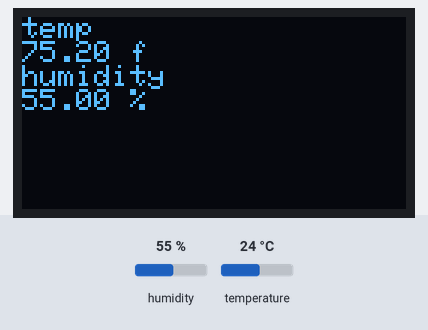
The sketch below on a simulated ESP8266 (Wemos D1 mini). On the bench: 128×64 one-colour display. The test bench sets the inputs (shaded band); at power-on: humidity 55 %, temperature 24 °C. The display library's start-up logo is not drawn.

Above: at 1.2 s.
1.3 s: humidity set to 22 %
At 3.2 s:
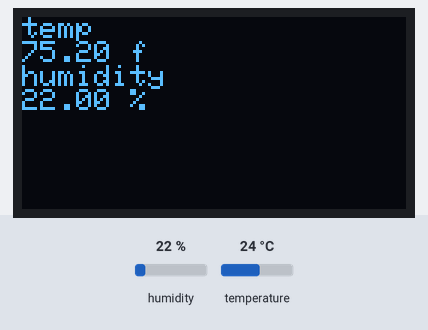
4.1 s: temperature set to 12 °C
At 4.8 s:
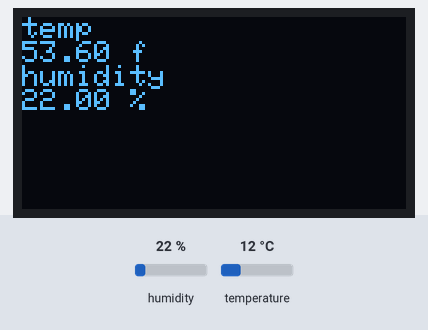
6.9 s: humidity set to 40 %
At 9.3 s:
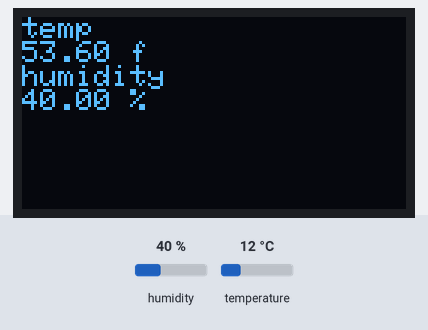
9.9 s: temperature set to 19 °C
At 10.9 s:
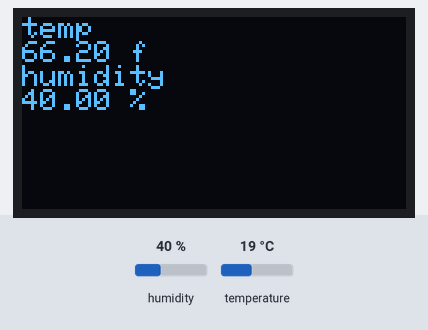
Timing chart, 0 to 12.9 s (numbered marks = the images above; inputs shaded):
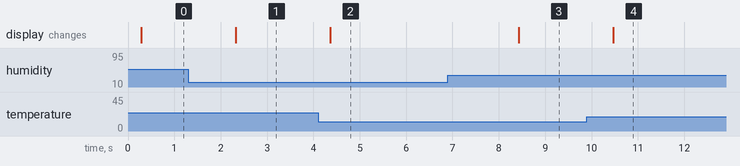

The sketch:

wemos-oled-dht22.ino
```cpp
#include <SPI.h>
#include <Wire.h>
#include <Adafruit_GFX.h>
#include <Adafruit_SSD1306.h>
#include "DHT.h"


#define OLED_RESET 0  // GPIO0
Adafruit_SSD1306 display(OLED_RESET);

#define DHTPIN D4
#define DHTTYPE DHT22
DHT dht(DHTPIN, DHTTYPE);

void setup()
{
  Serial.begin(9600);
  dht.begin();
  // by default, we'll generate the high voltage from the 3.3v line internally! (neat!)
  display.begin(SSD1306_SWITCHCAPVCC, 0x3C);  // initialize with the I2C addr 0x3C (for the 64x48)
  display.display();
}


void loop()
{
  delay(200);
  display.clearDisplay();
  display.setTextSize(1);
  display.setTextColor(WHITE);
  display.setCursor(0,0);
  // Reading temperature or humidity takes about 250 milliseconds!
  // Sensor readings may also be up to 2 seconds 'old' (its a very slow sensor)
  float h = dht.readHumidity();
  float t = dht.readTemperature();
  float f = dht.readTemperature(true);
  // Check if any reads failed and exit early (to try again).
  if (isnan(h) || isnan(t) || isnan(f))
  {
    Serial.println("Failed to read from DHT sensor!");
    return;
  }
  //temp in c
  display.println("temp");
  display.print(f);
  display.println(" f");
  display.println("humidity");
  display.print(h);
  display.println(" %");
  display.display();

}
```

Measured:
- after the input at 1.3 s, the display: changes after 1.0 s (image 1)
- after the input at 4.1 s, the display: changes after 0.26 s (image 2)
- after the input at 6.9 s, the display: changes after 1.5 s (image 3)
- after the input at 9.9 s, the display: changes after 0.57 s (image 4)
